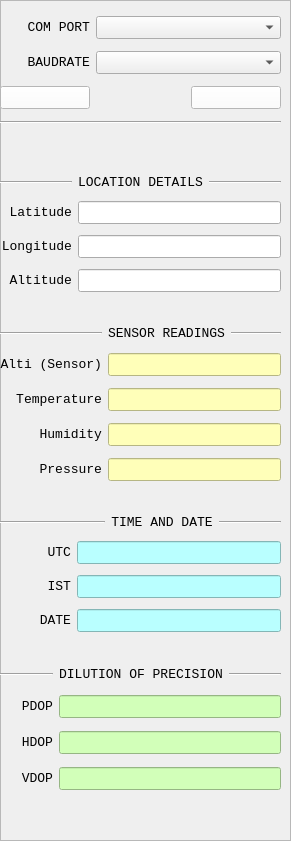
   <widget class="QFrame" name="frame">
    <property name="geometry">
     <rect>
      <x>10</x>
      <y>10</y>
      <width>291</width>
      <height>841</height>
     </rect>
    </property>
    <property name="font">
     <font>
      <pointsize>10</pointsize>
     </font>
    </property>
    <property name="frameShape">
     <enum>QFrame::StyledPanel</enum>
    </property>
    <property name="frameShadow">
     <enum>QFrame::Raised</enum>
    </property>
    <widget class="QWidget" name="layoutWidget">
     <property name="geometry">
      <rect>
       <x>0</x>
       <y>10</y>
       <width>281</width>
       <height>121</height>
      </rect>
     </property>
     <property name="font">
      <font>
       <pointsize>10</pointsize>
      </font>
     </property>
     <layout class="QGridLayout" name="gridLayout">
      <item row="0" column="1" colspan="2">
       <widget class="QComboBox" name="receiver_comboBox">
        <property name="font">
         <font>
          <family>Consolas</family>
          <pointsize>10</pointsize>
         </font>
        </property>
       </widget>
      </item>
      <item row="1" column="0">
       <widget class="QLabel" name="baudrate_label">
        <property name="font">
         <font>
          <family>Consolas</family>
          <pointsize>10</pointsize>
          <weight>50</weight>
          <bold>false</bold>
         </font>
        </property>
        <property name="text">
         <string>BAUDRATE</string>
        </property>
        <property name="alignment">
         <set>Qt::AlignRight|Qt::AlignTrailing|Qt::AlignVCenter</set>
        </property>
       </widget>
      </item>
      <item row="0" column="0">
       <widget class="QLabel" name="receiver_label">
        <property name="font">
         <font>
          <family>Consolas</family>
          <pointsize>10</pointsize>
          <weight>50</weight>
          <bold>false</bold>
         </font>
        </property>
        <property name="text">
         <string>COM PORT</string>
        </property>
        <property name="alignment">
         <set>Qt::AlignRight|Qt::AlignTrailing|Qt::AlignVCenter</set>
        </property>
       </widget>
      </item>
      <item row="2" column="2">
       <widget class="QPushButton" name="connect_pushButton">
        <property name="font">
         <font>
          <pointsize>10</pointsize>
          <weight>75</weight>
          <bold>true</bold>
         </font>
        </property>
        <property name="styleSheet">
         <string notr="true">background-image: url(:/icon/connect.jpg);
background-color: rgb(255, 255, 255);
image: url(:/icon/connect.jpg);
</string>
        </property>
        <property name="text">
         <string/>
        </property>
       </widget>
      </item>
      <item row="2" column="0">
       <widget class="QPushButton" name="refresh_pushButton">
        <property name="font">
         <font>
          <pointsize>10</pointsize>
          <weight>75</weight>
          <bold>true</bold>
         </font>
        </property>
        <property name="autoFillBackground">
         <bool>false</bool>
        </property>
        <property name="styleSheet">
         <string notr="true">image: url(:/icon/refresh.jpg);
background-image: url(:/icon/refresh.jpg);
background-color: rgb(255, 255, 255);</string>
        </property>
        <property name="text">
         <string/>
        </property>
       </widget>
      </item>
      <item row="1" column="1" colspan="2">
       <widget class="QComboBox" name="baudrate_comboBox">
        <property name="font">
         <font>
          <family>Consolas</family>
          <pointsize>10</pointsize>
         </font>
        </property>
       </widget>
      </item>
      <item row="3" column="0" colspan="3">
       <widget class="Line" name="line_18">
        <property name="font">
         <font>
          <family>Consolas</family>
          <pointsize>10</pointsize>
          <weight>50</weight>
          <bold>false</bold>
         </font>
        </property>
        <property name="orientation">
         <enum>Qt::Horizontal</enum>
        </property>
       </widget>
      </item>
     </layout>
    </widget>
    <widget class="QWidget" name="layoutWidget">
     <property name="geometry">
      <rect>
       <x>0</x>
       <y>170</y>
       <width>281</width>
       <height>131</height>
      </rect>
     </property>
     <layout class="QGridLayout" name="gridLayout_3">
      <item row="2" column="0">
       <widget class="QLabel" name="lat_label">
        <property name="font">
         <font>
          <family>Consolas</family>
          <pointsize>10</pointsize>
          <weight>50</weight>
          <bold>false</bold>
         </font>
        </property>
        <property name="text">
         <string>Latitude</string>
        </property>
        <property name="alignment">
         <set>Qt::AlignRight|Qt::AlignTrailing|Qt::AlignVCenter</set>
        </property>
       </widget>
      </item>
      <item row="2" column="1" colspan="2">
       <widget class="QLineEdit" name="lat_lineEdit">
        <property name="font">
         <font>
          <family>Consolas</family>
          <pointsize>10</pointsize>
         </font>
        </property>
        <property name="text">
         <string/>
        </property>
        <property name="alignment">
         <set>Qt::AlignCenter</set>
        </property>
        <property name="readOnly">
         <bool>true</bool>
        </property>
       </widget>
      </item>
      <item row="3" column="0">
       <widget class="QLabel" name="lon_label">
        <property name="font">
         <font>
          <family>Consolas</family>
          <pointsize>10</pointsize>
          <weight>50</weight>
          <bold>false</bold>
         </font>
        </property>
        <property name="text">
         <string>Longitude</string>
        </property>
        <property name="alignment">
         <set>Qt::AlignRight|Qt::AlignTrailing|Qt::AlignVCenter</set>
        </property>
       </widget>
      </item>
      <item row="3" column="1" colspan="2">
       <widget class="QLineEdit" name="lon_lineEdit">
        <property name="font">
         <font>
          <family>Consolas</family>
          <pointsize>10</pointsize>
         </font>
        </property>
        <property name="text">
         <string/>
        </property>
        <property name="alignment">
         <set>Qt::AlignCenter</set>
        </property>
        <property name="readOnly">
         <bool>true</bool>
        </property>
       </widget>
      </item>
      <item row="4" column="0">
       <widget class="QLabel" name="alt_label">
        <property name="font">
         <font>
          <family>Consolas</family>
          <pointsize>10</pointsize>
          <weight>50</weight>
          <bold>false</bold>
         </font>
        </property>
        <property name="text">
         <string>Altitude</string>
        </property>
        <property name="alignment">
         <set>Qt::AlignRight|Qt::AlignTrailing|Qt::AlignVCenter</set>
        </property>
       </widget>
      </item>
      <item row="4" column="1" colspan="2">
       <widget class="QLineEdit" name="alt_lineEdit">
        <property name="font">
         <font>
          <family>Consolas</family>
          <pointsize>10</pointsize>
         </font>
        </property>
        <property name="alignment">
         <set>Qt::AlignCenter</set>
        </property>
        <property name="readOnly">
         <bool>true</bool>
        </property>
       </widget>
      </item>
      <item row="0" column="1">
       <widget class="QLabel" name="location_header">
        <property name="font">
         <font>
          <family>Consolas</family>
          <pointsize>10</pointsize>
         </font>
        </property>
        <property name="text">
         <string>LOCATION DETAILS</string>
        </property>
        <property name="alignment">
         <set>Qt::AlignCenter</set>
        </property>
       </widget>
      </item>
      <item row="0" column="2">
       <widget class="Line" name="line_14">
        <property name="orientation">
         <enum>Qt::Horizontal</enum>
        </property>
       </widget>
      </item>
      <item row="0" column="0">
       <widget class="Line" name="line_15">
        <property name="orientation">
         <enum>Qt::Horizontal</enum>
        </property>
       </widget>
      </item>
     </layout>
    </widget>
    <widget class="QWidget" name="layoutWidget">
     <property name="geometry">
      <rect>
       <x>0</x>
       <y>320</y>
       <width>281</width>
       <height>171</height>
      </rect>
     </property>
     <layout class="QGridLayout" name="gridLayout_8">
      <item row="3" column="1" colspan="2">
       <widget class="QLineEdit" name="humi_lineEdit">
        <property name="font">
         <font>
          <family>Consolas</family>
          <pointsize>10</pointsize>
         </font>
        </property>
        <property name="styleSheet">
         <string notr="true">background-color: rgb(255, 255, 185);
color: rgb(0, 0, 255);
</string>
        </property>
        <property name="text">
         <string/>
        </property>
        <property name="alignment">
         <set>Qt::AlignCenter</set>
        </property>
        <property name="readOnly">
         <bool>true</bool>
        </property>
       </widget>
      </item>
      <item row="2" column="1" colspan="2">
       <widget class="QLineEdit" name="temp_lineEdit">
        <property name="font">
         <font>
          <family>Consolas</family>
          <pointsize>10</pointsize>
         </font>
        </property>
        <property name="styleSheet">
         <string notr="true">background-color: rgb(255, 255, 185);
color: rgb(0, 0, 255);
</string>
        </property>
        <property name="alignment">
         <set>Qt::AlignCenter</set>
        </property>
        <property name="readOnly">
         <bool>true</bool>
        </property>
       </widget>
      </item>
      <item row="4" column="0">
       <widget class="QLabel" name="pressure_label">
        <property name="font">
         <font>
          <family>Consolas</family>
          <pointsize>10</pointsize>
          <weight>50</weight>
          <bold>false</bold>
         </font>
        </property>
        <property name="text">
         <string>Pressure</string>
        </property>
        <property name="alignment">
         <set>Qt::AlignRight|Qt::AlignTrailing|Qt::AlignVCenter</set>
        </property>
       </widget>
      </item>
      <item row="4" column="1" colspan="2">
       <widget class="QLineEdit" name="pressure_lineEdit">
        <property name="font">
         <font>
          <family>Consolas</family>
          <pointsize>10</pointsize>
         </font>
        </property>
        <property name="styleSheet">
         <string notr="true">background-color: rgb(255, 255, 185);
color: rgb(0, 0, 255);
</string>
        </property>
        <property name="alignment">
         <set>Qt::AlignCenter</set>
        </property>
        <property name="readOnly">
         <bool>true</bool>
        </property>
       </widget>
      </item>
      <item row="1" column="1" colspan="2">
       <widget class="QLineEdit" name="alt2_lineEdit">
        <property name="font">
         <font>
          <family>Consolas</family>
          <pointsize>10</pointsize>
         </font>
        </property>
        <property name="styleSheet">
         <string notr="true">background-color: rgb(255, 255, 185);
color: rgb(0, 0, 255);</string>
        </property>
        <property name="text">
         <string/>
        </property>
        <property name="alignment">
         <set>Qt::AlignCenter</set>
        </property>
        <property name="readOnly">
         <bool>true</bool>
        </property>
       </widget>
      </item>
      <item row="2" column="0">
       <widget class="QLabel" name="temp_label">
        <property name="font">
         <font>
          <family>Consolas</family>
          <pointsize>10</pointsize>
          <weight>50</weight>
          <bold>false</bold>
         </font>
        </property>
        <property name="text">
         <string>Temperature</string>
        </property>
        <property name="alignment">
         <set>Qt::AlignRight|Qt::AlignTrailing|Qt::AlignVCenter</set>
        </property>
       </widget>
      </item>
      <item row="3" column="0">
       <widget class="QLabel" name="humi_label">
        <property name="font">
         <font>
          <family>Consolas</family>
          <pointsize>10</pointsize>
          <weight>50</weight>
          <bold>false</bold>
         </font>
        </property>
        <property name="text">
         <string>Humidity</string>
        </property>
        <property name="alignment">
         <set>Qt::AlignRight|Qt::AlignTrailing|Qt::AlignVCenter</set>
        </property>
       </widget>
      </item>
      <item row="0" column="2">
       <widget class="Line" name="line_20">
        <property name="orientation">
         <enum>Qt::Horizontal</enum>
        </property>
       </widget>
      </item>
      <item row="0" column="0">
       <widget class="Line" name="line_19">
        <property name="orientation">
         <enum>Qt::Horizontal</enum>
        </property>
       </widget>
      </item>
      <item row="1" column="0">
       <widget class="QLabel" name="alt2_label">
        <property name="font">
         <font>
          <family>Consolas</family>
          <pointsize>10</pointsize>
          <weight>50</weight>
          <bold>false</bold>
         </font>
        </property>
        <property name="text">
         <string>Alti (Sensor)</string>
        </property>
        <property name="alignment">
         <set>Qt::AlignRight|Qt::AlignTrailing|Qt::AlignVCenter</set>
        </property>
       </widget>
      </item>
      <item row="0" column="1">
       <widget class="QLabel" name="sensor_header">
        <property name="font">
         <font>
          <family>Consolas</family>
          <pointsize>10</pointsize>
         </font>
        </property>
        <property name="text">
         <string>SENSOR READINGS</string>
        </property>
        <property name="alignment">
         <set>Qt::AlignCenter</set>
        </property>
       </widget>
      </item>
     </layout>
    </widget>
    <widget class="QWidget" name="layoutWidget">
     <property name="geometry">
      <rect>
       <x>0</x>
       <y>510</y>
       <width>281</width>
       <height>131</height>
      </rect>
     </property>
     <layout class="QGridLayout" name="gridLayout_10">
      <item row="0" column="2">
       <widget class="QLabel" name="time_date_header">
        <property name="font">
         <font>
          <family>Consolas</family>
          <pointsize>10</pointsize>
         </font>
        </property>
        <property name="text">
         <string>TIME AND DATE</string>
        </property>
        <property name="alignment">
         <set>Qt::AlignCenter</set>
        </property>
       </widget>
      </item>
      <item row="0" column="0" colspan="2">
       <widget class="Line" name="line_17">
        <property name="orientation">
         <enum>Qt::Horizontal</enum>
        </property>
       </widget>
      </item>
      <item row="0" column="3" colspan="2">
       <widget class="Line" name="line_16">
        <property name="orientation">
         <enum>Qt::Horizontal</enum>
        </property>
       </widget>
      </item>
      <item row="2" column="0">
       <widget class="QLabel" name="utc_label">
        <property name="font">
         <font>
          <family>Consolas</family>
          <pointsize>10</pointsize>
          <weight>50</weight>
          <bold>false</bold>
         </font>
        </property>
        <property name="text">
         <string>      UTC</string>
        </property>
        <property name="alignment">
         <set>Qt::AlignRight|Qt::AlignTrailing|Qt::AlignVCenter</set>
        </property>
       </widget>
      </item>
      <item row="2" column="1" colspan="4">
       <widget class="QLineEdit" name="utc_lineEdit">
        <property name="font">
         <font>
          <family>Consolas</family>
          <pointsize>10</pointsize>
         </font>
        </property>
        <property name="styleSheet">
         <string notr="true">background-color: rgb(185, 255, 255);
color: rgb(255, 0, 0);</string>
        </property>
        <property name="text">
         <string/>
        </property>
        <property name="alignment">
         <set>Qt::AlignCenter</set>
        </property>
        <property name="readOnly">
         <bool>true</bool>
        </property>
       </widget>
      </item>
      <item row="3" column="0">
       <widget class="QLabel" name="ist_label">
        <property name="font">
         <font>
          <family>Consolas</family>
          <pointsize>10</pointsize>
          <weight>50</weight>
          <bold>false</bold>
         </font>
        </property>
        <property name="text">
         <string>      IST</string>
        </property>
        <property name="alignment">
         <set>Qt::AlignRight|Qt::AlignTrailing|Qt::AlignVCenter</set>
        </property>
       </widget>
      </item>
      <item row="3" column="1" colspan="4">
       <widget class="QLineEdit" name="ist_lineEdit">
        <property name="font">
         <font>
          <family>Consolas</family>
          <pointsize>10</pointsize>
         </font>
        </property>
        <property name="styleSheet">
         <string notr="true">background-color: rgb(185, 255, 255);
color: rgb(255, 0, 0);</string>
        </property>
        <property name="text">
         <string/>
        </property>
        <property name="alignment">
         <set>Qt::AlignCenter</set>
        </property>
        <property name="readOnly">
         <bool>true</bool>
        </property>
       </widget>
      </item>
      <item row="4" column="0">
       <widget class="QLabel" name="date_label">
        <property name="font">
         <font>
          <family>Consolas</family>
          <pointsize>10</pointsize>
          <weight>50</weight>
          <bold>false</bold>
         </font>
        </property>
        <property name="text">
         <string>     DATE</string>
        </property>
        <property name="alignment">
         <set>Qt::AlignRight|Qt::AlignTrailing|Qt::AlignVCenter</set>
        </property>
       </widget>
      </item>
      <item row="4" column="1" colspan="4">
       <widget class="QLineEdit" name="date_lineEdit">
        <property name="font">
         <font>
          <family>Consolas</family>
          <pointsize>10</pointsize>
         </font>
        </property>
        <property name="styleSheet">
         <string notr="true">background-color: rgb(185, 255, 255);
color: rgb(255, 0, 0);</string>
        </property>
        <property name="alignment">
         <set>Qt::AlignCenter</set>
        </property>
        <property name="readOnly">
         <bool>true</bool>
        </property>
       </widget>
      </item>
     </layout>
    </widget>
    <widget class="QWidget" name="layoutWidget">
     <property name="geometry">
      <rect>
       <x>0</x>
       <y>660</y>
       <width>281</width>
       <height>141</height>
      </rect>
     </property>
     <layout class="QGridLayout" name="gridLayout_11">
      <item row="2" column="0">
       <widget class="QLabel" name="pdop_label">
        <property name="enabled">
         <bool>true</bool>
        </property>
        <property name="font">
         <font>
          <family>Consolas</family>
          <pointsize>10</pointsize>
          <weight>50</weight>
          <bold>false</bold>
         </font>
        </property>
        <property name="text">
         <string>PDOP</string>
        </property>
        <property name="alignment">
         <set>Qt::AlignRight|Qt::AlignTrailing|Qt::AlignVCenter</set>
        </property>
       </widget>
      </item>
      <item row="2" column="1" colspan="3">
       <widget class="QLineEdit" name="pdop_lineEdit">
        <property name="font">
         <font>
          <family>Consolas</family>
          <pointsize>10</pointsize>
         </font>
        </property>
        <property name="styleSheet">
         <string notr="true">background-color: rgb(210, 255, 185);
color: rgb(170, 0, 0);</string>
        </property>
        <property name="text">
         <string/>
        </property>
        <property name="alignment">
         <set>Qt::AlignCenter</set>
        </property>
        <property name="readOnly">
         <bool>true</bool>
        </property>
       </widget>
      </item>
      <item row="3" column="0">
       <widget class="QLabel" name="hdop_label">
        <property name="font">
         <font>
          <family>Consolas</family>
          <pointsize>10</pointsize>
          <weight>50</weight>
          <bold>false</bold>
         </font>
        </property>
        <property name="text">
         <string>HDOP</string>
        </property>
        <property name="alignment">
         <set>Qt::AlignRight|Qt::AlignTrailing|Qt::AlignVCenter</set>
        </property>
       </widget>
      </item>
      <item row="3" column="1" colspan="3">
       <widget class="QLineEdit" name="hdop_lineEdit">
        <property name="font">
         <font>
          <family>Consolas</family>
          <pointsize>10</pointsize>
         </font>
        </property>
        <property name="styleSheet">
         <string notr="true">background-color: rgb(210, 255, 185);
color: rgb(170, 0, 0);</string>
        </property>
        <property name="text">
         <string/>
        </property>
        <property name="alignment">
         <set>Qt::AlignCenter</set>
        </property>
        <property name="readOnly">
         <bool>true</bool>
        </property>
       </widget>
      </item>
      <item row="4" column="0">
       <widget class="QLabel" name="vdop_label">
        <property name="font">
         <font>
          <family>Consolas</family>
          <pointsize>10</pointsize>
          <weight>50</weight>
          <bold>false</bold>
         </font>
        </property>
        <property name="text">
         <string>VDOP</string>
        </property>
        <property name="alignment">
         <set>Qt::AlignRight|Qt::AlignTrailing|Qt::AlignVCenter</set>
        </property>
       </widget>
      </item>
      <item row="4" column="1" colspan="3">
       <widget class="QLineEdit" name="vdop_lineEdit">
        <property name="font">
         <font>
          <pointsize>10</pointsize>
         </font>
        </property>
        <property name="styleSheet">
         <string notr="true">background-color: rgb(210, 255, 185);
color: rgb(170, 0, 0);</string>
        </property>
        <property name="text">
         <string/>
        </property>
        <property name="alignment">
         <set>Qt::AlignCenter</set>
        </property>
        <property name="readOnly">
         <bool>true</bool>
        </property>
       </widget>
      </item>
      <item row="0" column="0">
       <widget class="Line" name="line">
        <property name="orientation">
         <enum>Qt::Horizontal</enum>
        </property>
       </widget>
      </item>
      <item row="0" column="3">
       <widget class="Line" name="line_2">
        <property name="orientation">
         <enum>Qt::Horizontal</enum>
        </property>
       </widget>
      </item>
      <item row="0" column="1" colspan="2">
       <widget class="QLabel" name="dop_header">
        <property name="font">
         <font>
          <family>Consolas</family>
          <pointsize>10</pointsize>
         </font>
        </property>
        <property name="text">
         <string>DILUTION OF PRECISION</string>
        </property>
        <property name="alignment">
         <set>Qt::AlignCenter</set>
        </property>
       </widget>
      </item>
     </layout>
    </widget>
   </widget>
